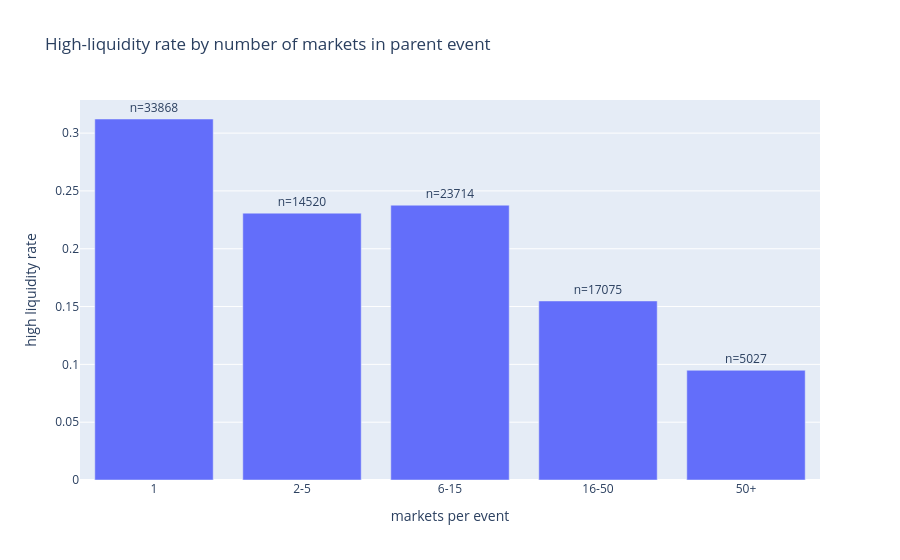

This figure's notebook cell:
### Code cell
# Relationship between event size (number of markets) and high-liquidity rate
df['event_size_bin'] = pd.cut(
    df['event_market_count'],
    bins=[0, 1, 5, 15, 50, 200],
    labels=['1', '2-5', '6-15', '16-50', '50+']
)
size_liq = df.groupby('event_size_bin')[target].agg(['mean', 'count']).reset_index()

fig = px.bar(
    size_liq,
    x='event_size_bin',
    y='mean',
    title='High-liquidity rate by number of markets in parent event',
    labels={'mean': 'high liquidity rate', 'event_size_bin': 'markets per event'},
    text='count'
)
fig.update_traces(texttemplate='n=%{text}', textposition='outside')
fig.show()

### Figure 1 — Plotly figure (JSON) as saved in the notebook; plotly's stock layout.template omitted (floating-point values rounded to 4 significant figures)
{"data": [{"hovertemplate": "markets per event=%{x}<br>high liquidity rate=%{y}<br>count=%{text}<extra></extra>", "legendgroup": "", "marker": {"color": "#636efa", "pattern": {"shape": ""}}, "name": "", "orientation": "v", "showlegend": false, "text": [33870.0, 14520.0, 23710.0, 17080.0, 5027.0], "textposition": "outside", "texttemplate": "n=%{text}", "type": "bar", "x": ["1", "2-5", "6-15", "16-50", "50+"], "xaxis": "x", "y": [0.3122, 0.2308, 0.2377, 0.1548, 0.09489], "yaxis": "y"}], "layout": {"barmode": "relative", "legend": {"tracegroupgap": 0}, "title": {"text": "High-liquidity rate by number of markets in parent event"}, "xaxis": {"anchor": "y", "domain": [0.0, 1.0], "title": {"text": "markets per event"}}, "yaxis": {"anchor": "x", "domain": [0.0, 1.0], "title": {"text": "high liquidity rate"}}}}
